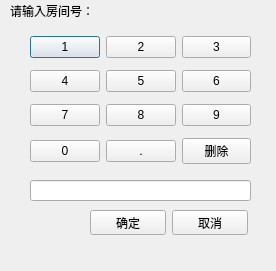
<?xml version="1.0" encoding="UTF-8"?>
<ui version="4.0">
 <class>LinkDialog</class>
 <widget class="QDialog" name="LinkDialog">
  <property name="geometry">
   <rect>
    <x>0</x>
    <y>0</y>
    <width>276</width>
    <height>271</height>
   </rect>
  </property>
  <property name="windowTitle">
   <string>Dialog</string>
  </property>
  <widget class="QLineEdit" name="lineEdit">
   <property name="geometry">
    <rect>
     <x>30</x>
     <y>180</y>
     <width>221</width>
     <height>21</height>
    </rect>
   </property>
  </widget>
  <widget class="QLabel" name="label">
   <property name="geometry">
    <rect>
     <x>10</x>
     <y>0</y>
     <width>181</width>
     <height>21</height>
    </rect>
   </property>
   <property name="text">
    <string>请输入房间号：</string>
   </property>
  </widget>
  <widget class="QWidget" name="">
   <property name="geometry">
    <rect>
     <x>30</x>
     <y>30</y>
     <width>221</width>
     <height>141</height>
    </rect>
   </property>
   <layout class="QGridLayout" name="gridLayout">
    <item row="0" column="0">
     <widget class="QPushButton" name="NumButton1">
      <property name="text">
       <string>1</string>
      </property>
     </widget>
    </item>
    <item row="0" column="1">
     <widget class="QPushButton" name="NumButton2">
      <property name="text">
       <string>2</string>
      </property>
     </widget>
    </item>
    <item row="0" column="2">
     <widget class="QPushButton" name="NumButton3">
      <property name="text">
       <string>3</string>
      </property>
     </widget>
    </item>
    <item row="1" column="0">
     <widget class="QPushButton" name="NumButton4">
      <property name="text">
       <string>4</string>
      </property>
     </widget>
    </item>
    <item row="1" column="1">
     <widget class="QPushButton" name="NumButton5">
      <property name="text">
       <string>5</string>
      </property>
     </widget>
    </item>
    <item row="1" column="2">
     <widget class="QPushButton" name="NumButton6">
      <property name="text">
       <string>6</string>
      </property>
     </widget>
    </item>
    <item row="2" column="0">
     <widget class="QPushButton" name="NumButton7">
      <property name="text">
       <string>7</string>
      </property>
     </widget>
    </item>
    <item row="2" column="1">
     <widget class="QPushButton" name="NumButton8">
      <property name="text">
       <string>8</string>
      </property>
     </widget>
    </item>
    <item row="2" column="2">
     <widget class="QPushButton" name="NumButton9">
      <property name="text">
       <string>9</string>
      </property>
     </widget>
    </item>
    <item row="3" column="0">
     <widget class="QPushButton" name="NumButton0">
      <property name="text">
       <string>0</string>
      </property>
     </widget>
    </item>
    <item row="3" column="1">
     <widget class="QPushButton" name="NumButton10">
      <property name="text">
       <string>.</string>
      </property>
     </widget>
    </item>
    <item row="3" column="2">
     <widget class="QPushButton" name="NumButton11">
      <property name="text">
       <string>删除</string>
      </property>
     </widget>
    </item>
   </layout>
  </widget>
  <widget class="QWidget" name="">
   <property name="geometry">
    <rect>
     <x>90</x>
     <y>210</y>
     <width>158</width>
     <height>25</height>
    </rect>
   </property>
   <layout class="QHBoxLayout" name="horizontalLayout">
    <item>
     <widget class="QPushButton" name="SureButton">
      <property name="text">
       <string>确定</string>
      </property>
     </widget>
    </item>
    <item>
     <widget class="QPushButton" name="Q">
      <property name="text">
       <string>取消</string>
      </property>
     </widget>
    </item>
   </layout>
  </widget>
 </widget>
 <resources/>
 <connections/>
</ui>
